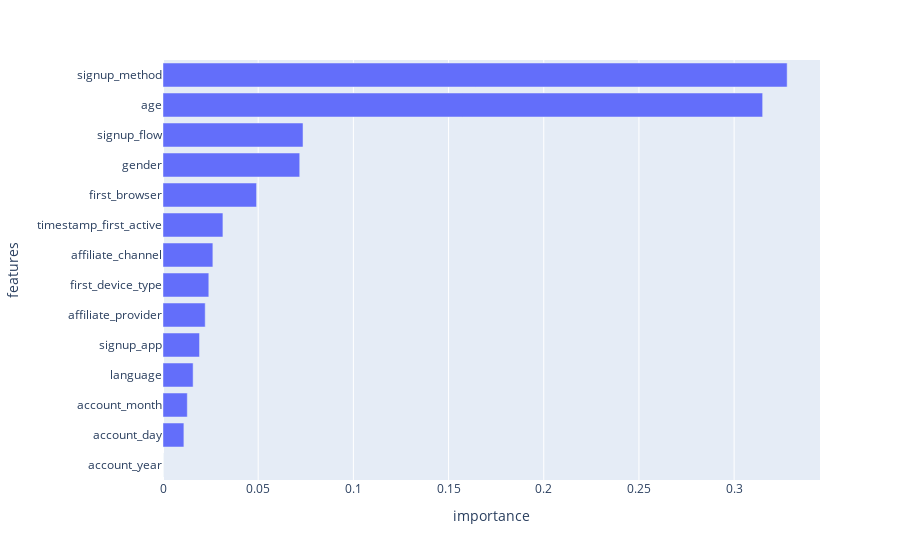

Notebook source saved alongside this figure:
### Code cell
px.bar(xgb_importance_df, x='importance', y='features')

### Figure 1 — Plotly figure (JSON) as saved in the notebook; plotly's stock layout.template omitted (floating-point values rounded to 4 significant figures)
{"data": [{"alignmentgroup": "True", "hovertemplate": "importance=%{x}<br>features=%{y}<extra></extra>", "legendgroup": "", "marker": {"color": "#636efa", "pattern": {"shape": ""}}, "name": "", "offsetgroup": "", "orientation": "h", "showlegend": false, "textposition": "auto", "type": "bar", "x": [0, 0.01097, 0.01276, 0.01582, 0.01919, 0.02217, 0.02406, 0.0262, 0.03148, 0.04915, 0.07182, 0.07355, 0.315, 0.3278], "xaxis": "x", "y": ["account_year", "account_day", "account_month", "language", "signup_app", "affiliate_provider", "first_device_type", "affiliate_channel", "timestamp_first_active", "first_browser", "gender", "signup_flow", "age", "signup_method"], "yaxis": "y"}], "layout": {"barmode": "relative", "legend": {"tracegroupgap": 0}, "margin": {"t": 60}, "xaxis": {"anchor": "y", "domain": [0, 1], "title": {"text": "importance"}}, "yaxis": {"anchor": "x", "domain": [0, 1], "title": {"text": "features"}}}}
